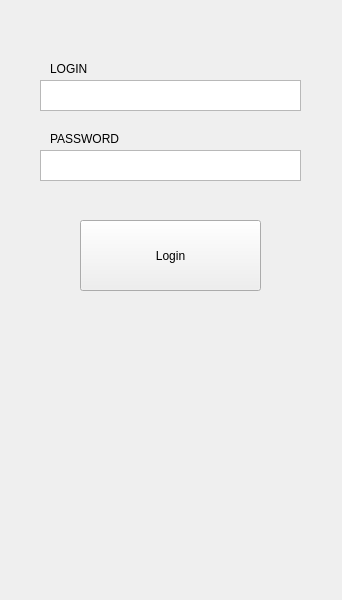
<?xml version="1.0" encoding="UTF-8"?>
<ui version="4.0">
 <class>MainWindow</class>
 <widget class="QMainWindow" name="MainWindow">
  <property name="geometry">
   <rect>
    <x>0</x>
    <y>0</y>
    <width>342</width>
    <height>600</height>
   </rect>
  </property>
  <property name="windowTitle">
   <string>MainWindow</string>
  </property>
  <widget class="QWidget" name="centralwidget">
   <widget class="QLabel" name="label">
    <property name="geometry">
     <rect>
      <x>50</x>
      <y>60</y>
      <width>67</width>
      <height>17</height>
     </rect>
    </property>
    <property name="text">
     <string>LOGIN</string>
    </property>
   </widget>
   <widget class="QLabel" name="label_2">
    <property name="geometry">
     <rect>
      <x>50</x>
      <y>130</y>
      <width>91</width>
      <height>17</height>
     </rect>
    </property>
    <property name="text">
     <string>PASSWORD</string>
    </property>
   </widget>
   <widget class="QPlainTextEdit" name="plainTextEdit">
    <property name="geometry">
     <rect>
      <x>40</x>
      <y>80</y>
      <width>261</width>
      <height>31</height>
     </rect>
    </property>
   </widget>
   <widget class="QPlainTextEdit" name="plainTextEdit_2">
    <property name="geometry">
     <rect>
      <x>40</x>
      <y>150</y>
      <width>261</width>
      <height>31</height>
     </rect>
    </property>
   </widget>
   <widget class="QPushButton" name="pushButton">
    <property name="geometry">
     <rect>
      <x>80</x>
      <y>220</y>
      <width>181</width>
      <height>71</height>
     </rect>
    </property>
    <property name="text">
     <string>Login</string>
    </property>
   </widget>
  </widget>
 </widget>
 <resources/>
 <connections/>
</ui>
